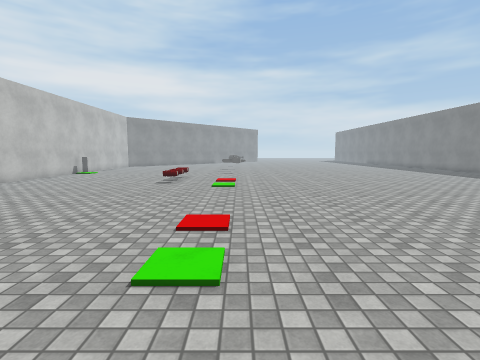
view 1 (above)

22 first-person views from a walk through a scene from a Unity 3-D project. The camera is 1.5 m above the floor, tilts 6° down and sees 85° across. The floor is counted in squares, 1 m on a side. Each view is taken from the middle of a square. On the plan, view 1 faces up. The plan holds only what a view shows up to about 14 squares ahead; the rest is blank. The place goes on beyond the plan. The player character is not drawn. Some animated figures are not drawn. Some surface patterns are stand-ins.

view 2
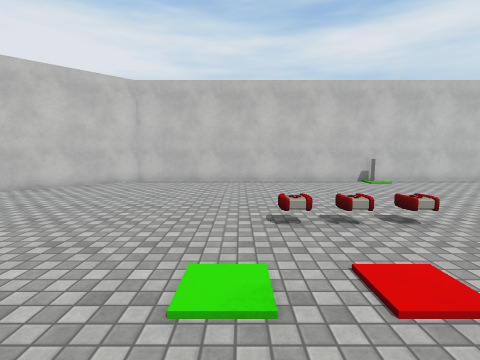

view 3
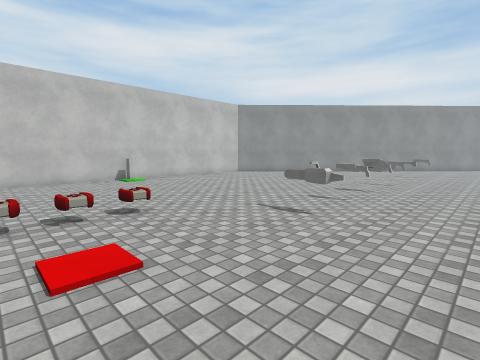

view 4
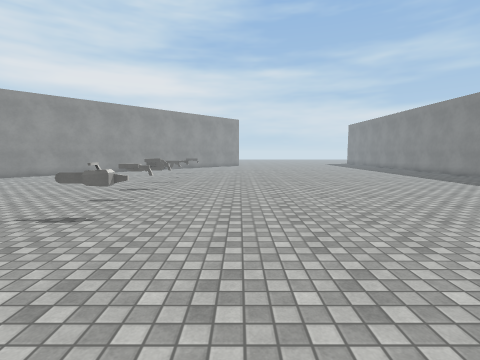

view 5
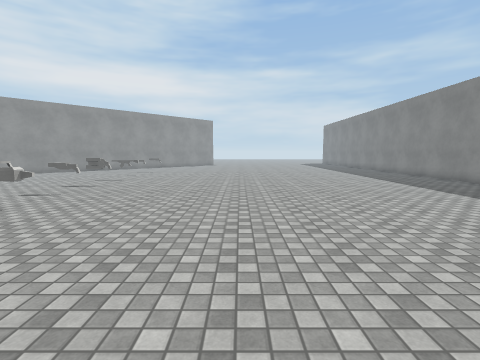

view 6
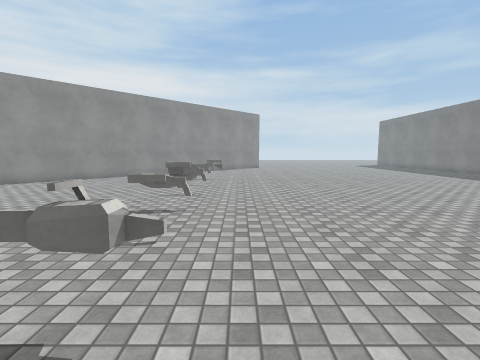

view 7
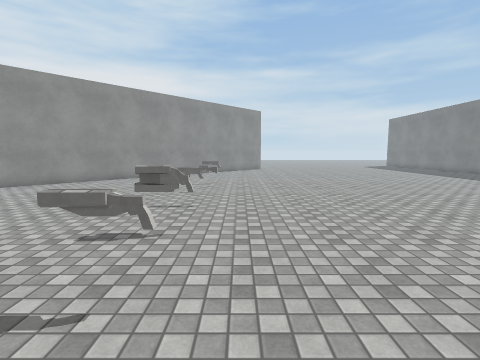

view 8
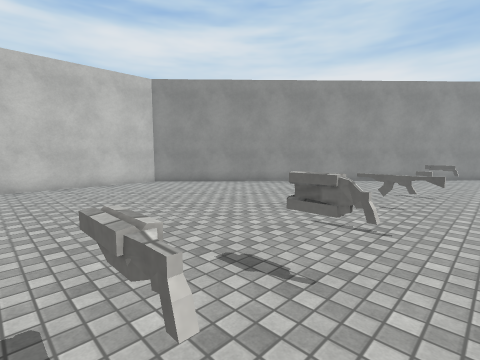

view 9
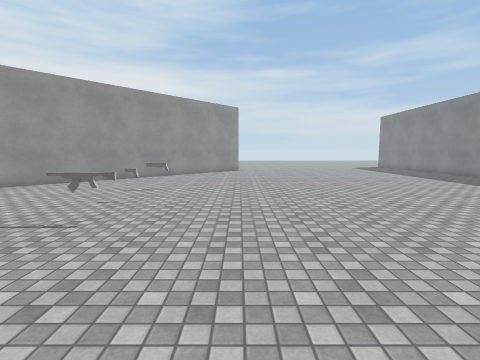

view 10
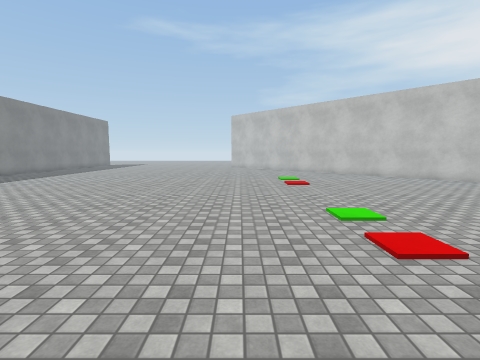

view 11
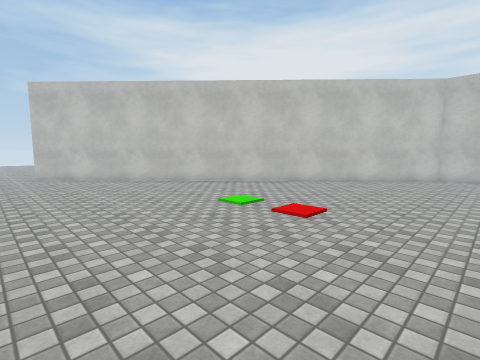

view 12
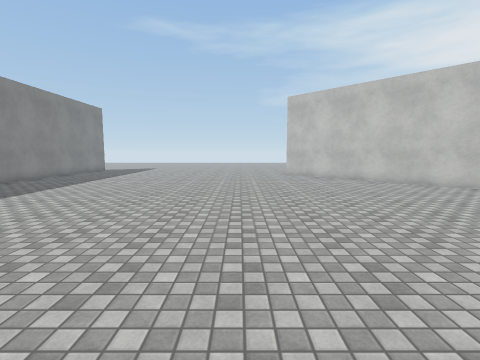

view 13
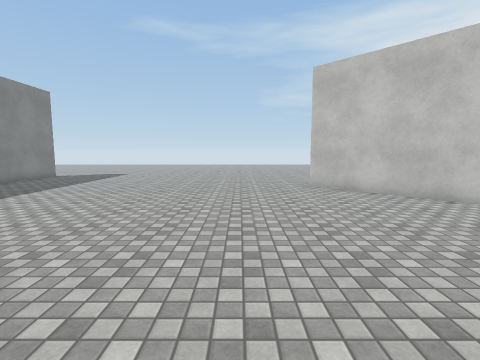

view 14
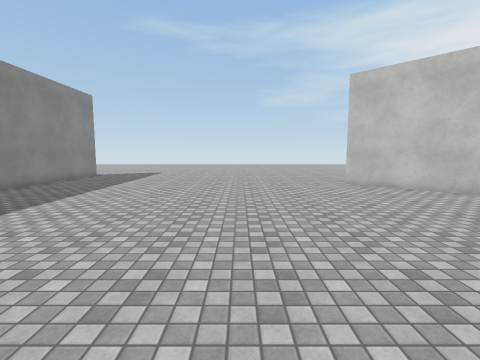

view 15
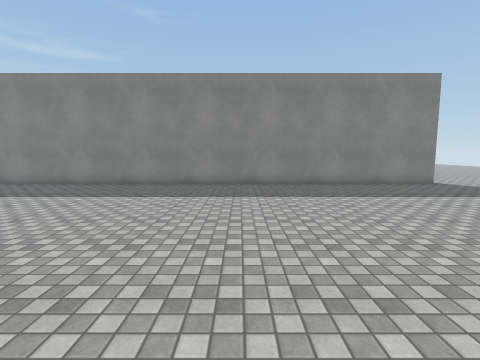

view 16
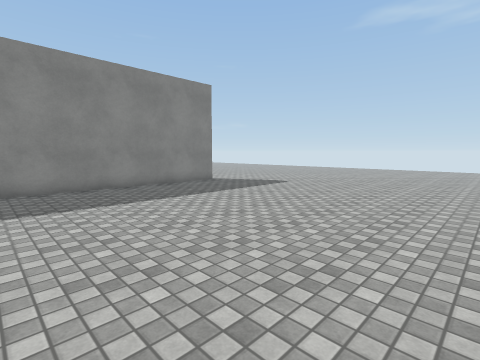

view 17
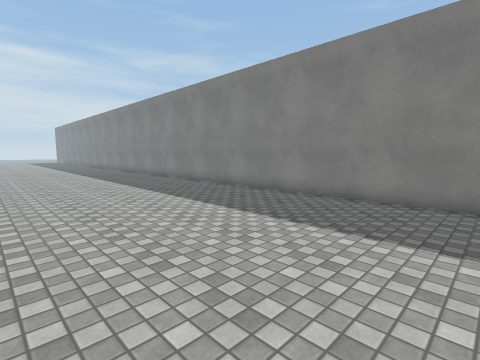

view 18
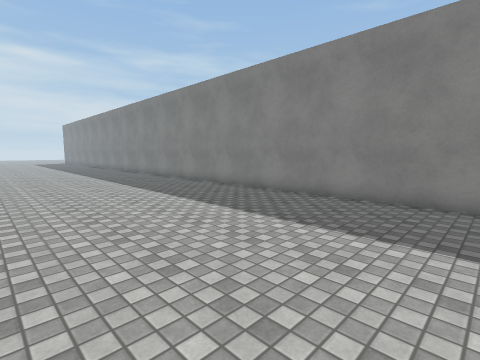

view 19
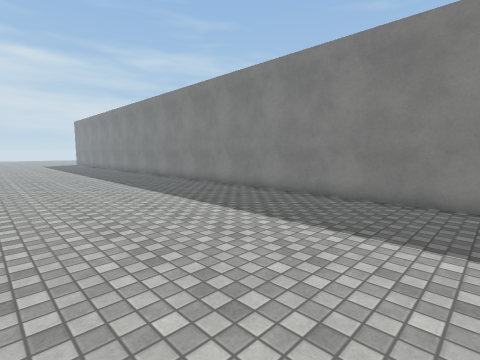

view 20
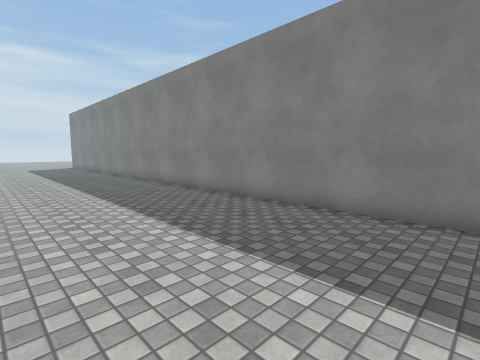

view 21
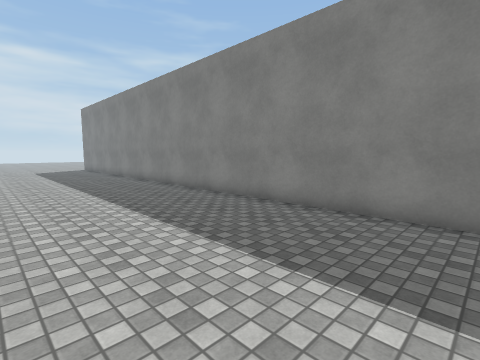

view 22
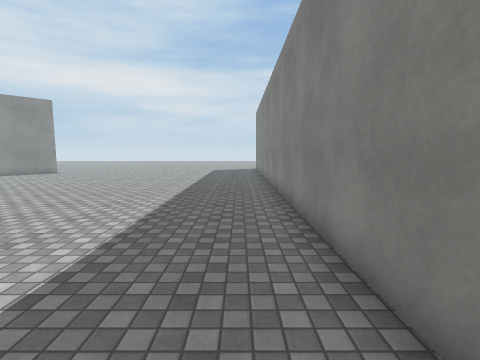

### Floor plan
Points are (right, up) in squares from view 1. A wall is a line through its corners. A room is listed if a view was taken in it or the views show most of it. See-through windows are left out.
Room 1 (views 1, 2, 3, 4, 5, 6, 7, 8, 9, 10, 11, 12, 13, 14, 15, 16, 17, 18, 19, 20, 21, 22)
walls: (-4, 35.5) (-11.6, 27.4) (-11.6, 6.7) (2.9, -8.7); (17.5, -13.4) (17.5, 35.5)
ways out: opening at (2.8, -11.5)
objects: other object (-11, 19); other object (-4, 13) to (-3, 13); other object (-4, 14) to (-3, 14); other object (-4, 15) to (-3, 16); other object (-1, 19) to (0, 19); other object (-1, 21) to (0, 22); other object (-1, 24) to (0, 24); other object (-1, 27); other object (-1, 32) to (0, 32); other object (0, 29)

Positions as (right, up) in squares from view 1, and headings:
1: (0, 0), facing up
2: (2, 12), facing left
3: (3, 13), facing up-left
4: (3, 13), facing up
5: (6, 12), facing up
6: (1, 17), facing up
7: (1, 19), facing up
8: (1, 21), facing up-left
9: (3, 21), facing up
10: (2, 18), facing down
11: (5, 9), facing down-left
12: (6, 9), facing down
13: (6, 3), facing down
14: (8, 4), facing down
15: (5, -4), facing right
16: (6, -4), facing down-right
17: (9, 1), facing up-right
18: (9, 6), facing up-right
19: (9, 12), facing up-right
20: (11, 19), facing up-right
21: (11, 23), facing up-right
22: (16, 24), facing up
